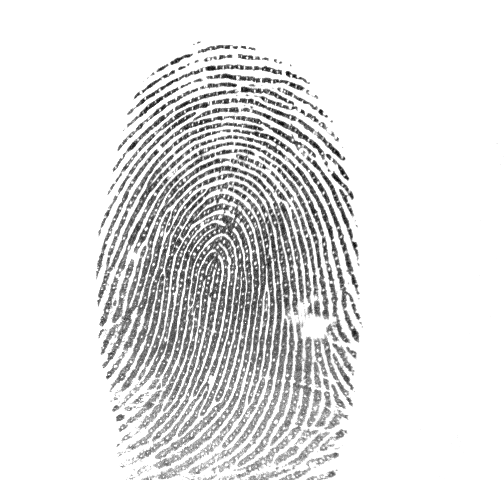
#> input picture images/012_3_1.tif, 504 x 480 px; its folder holds only this picture in this run
$ python -i plots.py   (imports and definitions only)
#> lines starting #> are read from the running program, lines starting #| are printed output that depends on the picture
#> further down, picture is the input picture: shape (480, 504, 3); min 1, max 255, mean 226.3
#!/usr/bin/env python3
# -*- coding: utf-8 -*-
"""
Created on Tue Nov  8 11:50:20 2022

@author: rhysjordan
"""

import numpy as np
import matplotlib.pyplot as plt
import cv2 as cv
import skimage.morphology as morph
from patterns import load_terminations, load_bifurcations

# [134 lines left out: functions check_channels, greyscale, normalisation, block_stack, unblockify, segmentation and 2 more, not called in this run]


def closing(img, size=3):
    """Performs closing operation on a binarized image input. A closing
    operation is comprised of dilation followed by erosion, with the
    aim of removing holes and missing pixels in ridge features. The input
    is inverted such that dilation and erosion is performed on the ridges
    and not the background.
    Args:
        img (arr): binarized image
        size (int, optional): Size of kernel. Defaults to 3.
    Returns:
        arr: Closed image (dilated then eroded)
    """
    img = np.invert(img)
    centre = int(np.ceil(size/2) - 1)
    element = cv.getStructuringElement(cv.MORPH_ELLIPSE, (size, size),
                                    (centre, centre))

    dilated_img = cv.dilate(img, element)
    eroded_image = cv.erode(dilated_img, element)
    final = np.invert(eroded_image)

    return final


def opening(img, size=3):
    """Performs opening operation on a binarized image input. An opening
    operation is comprised of erosion followed by dilation, with the
    aim of removing noise from the image. The input is inverted such
    that dilation and erosion is performed on the ridges and not the
    background.
    Args:
        img (arr): binarized image
        size (int, optional): Size of kernel. Defaults to 3.
    Returns:
        arr: Opened image (eroded then dilated)
    """
#> called with size = 3
    img = np.invert(img)
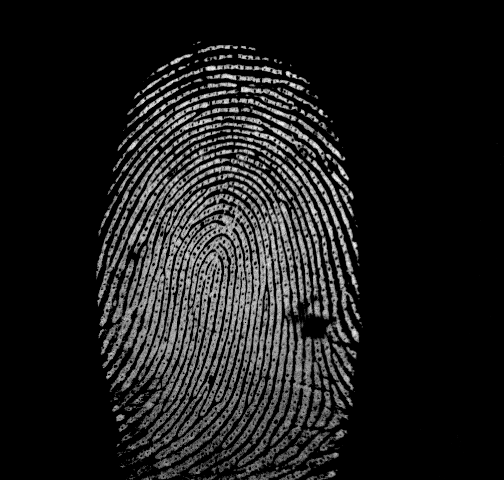
#> img: shape (480, 504, 3); min 0, max 254, mean 28.7
    centre = int(np.ceil(size/2) - 1)
    element = cv.getStructuringElement(cv.MORPH_ELLIPSE, (size, size),
                                    (centre, centre))

    eroded_image = cv.erode(img, element)
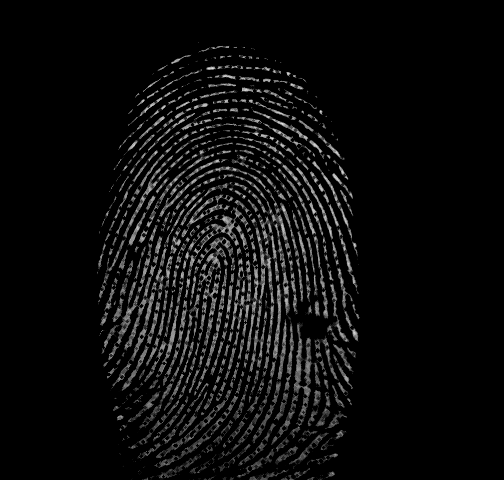
#> eroded_image: shape (480, 504, 3); min 0, max 226, mean 12.6
    dilated_img = cv.dilate(eroded_image, element)
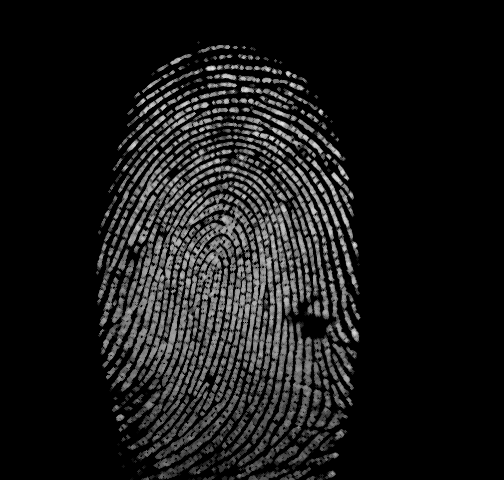
#> dilated_img: shape (480, 504, 3); min 0, max 226, mean 24.4
    final = np.invert(dilated_img)
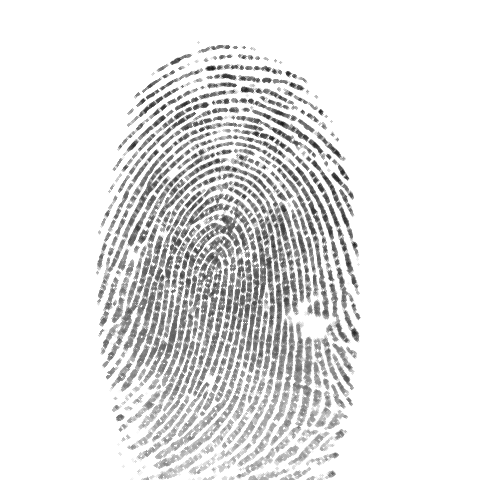
#> final: shape (480, 504, 3); min 29, max 255, mean 230.6

    return final


def smoothing(img, size=3):
    """Performs smoothing operation on a binarized image by first
    opening then closing. This has the combined effect of de-noising
    the image and then removing holes from ridge features.
    Args:
        img (arr): binarized image
    Returns:
        arr: smoothed image (opened then closed)
    """
    final = closing(opening(img))
#> in closing, `dilated_img = cv.dilate(img, element)`:
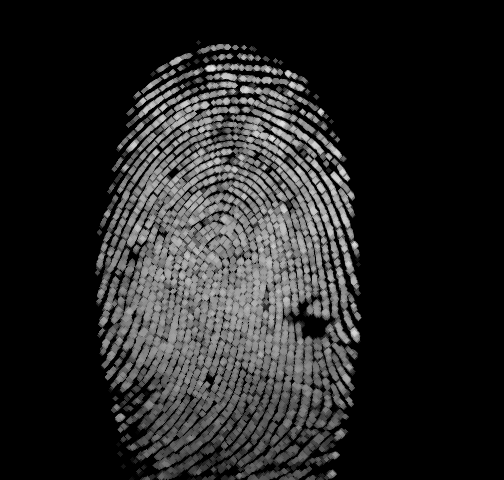
#> dilated_img: shape (480, 504, 3); min 0, max 226, mean 37.2
#> in closing, `eroded_image = cv.erode(dilated_img, element)`:
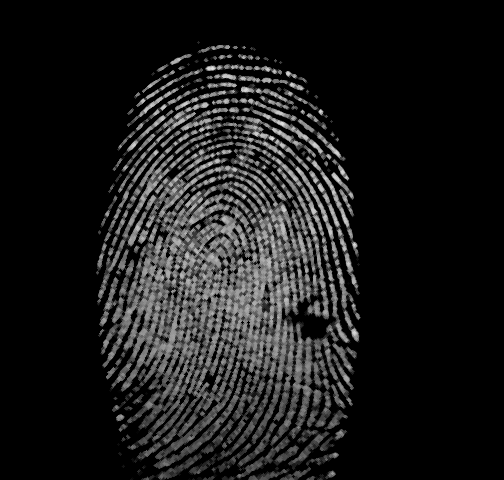
#> eroded_image: shape (480, 504, 3); min 0, max 226, mean 26.6
#> in closing, `final = np.invert(eroded_image)`:
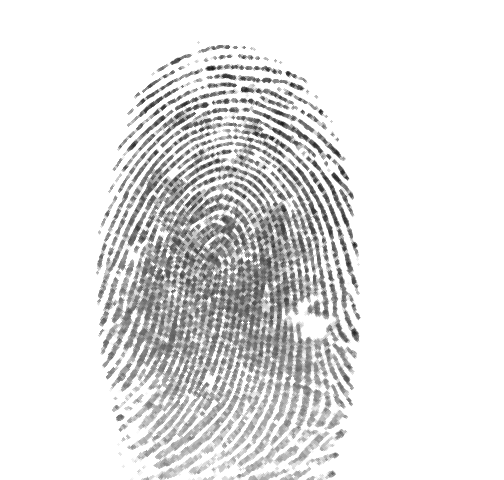
#> final: shape (480, 504, 3); min 29, max 255, mean 228.4

    return final


# [93 lines left out: functions remove_holes, skeletonise, locate_features, highlight_features, not called in this run]


# [1 line not run here, left out]
# [1 line that did not run here, left out]

# [1 line that did not run here, left out]

# [1 line that did not run here, left out]

# [1 line that did not run here, left out]

# [1 line that did not run here, left out]

# [1 line that did not run here, left out]

# [1 line that did not run here, left out]

#identify_terminations(img1_skeletonised)

# Plotting operations
# [6 lines not run here, left out]
# [1 line that did not run here, left out]
# [13 lines not run here, left out]
# [1 line that did not run here, left out]
# [13 lines not run here, left out]
# [1 line that did not run here, left out]
# [39 lines not run here, left out]

>>> import cv2
>>> picture = cv2.imread('images/012_3_1.tif')
>>> result = smoothing(picture)

$ run again, on images/012_3_3.tif
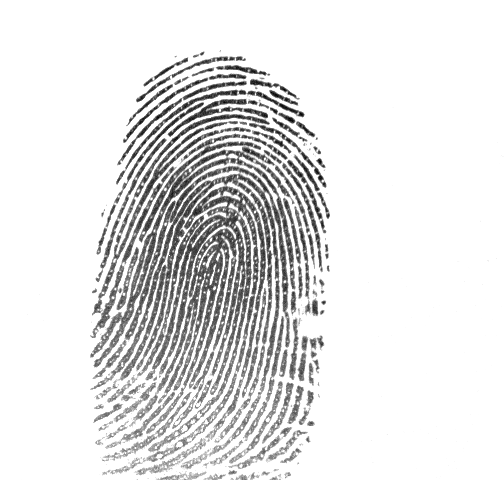
#> input picture images/012_3_3.tif, 504 x 480 px
#> picture is the input picture: shape (480, 504, 3); min 0, max 255, mean 227.7
#> in closing, `eroded_image = cv.erode(dilated_img, element)`:
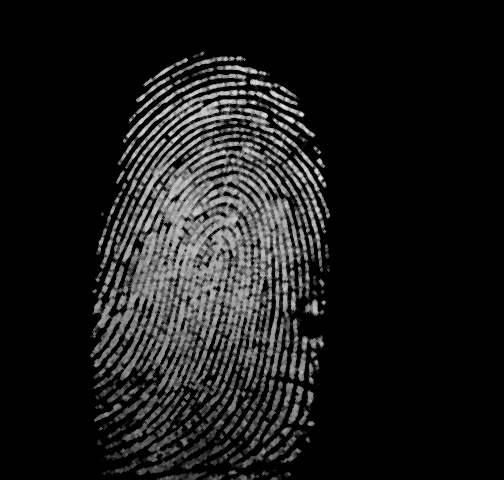
#> eroded_image: shape (480, 504, 3); min 0, max 231, mean 25.9
#> in closing, `final = np.invert(eroded_image)`:
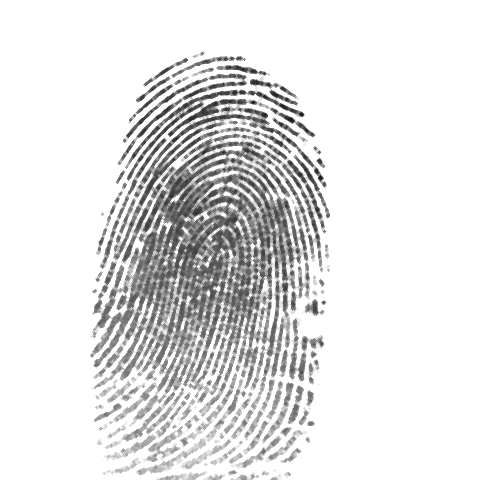
#> final: shape (480, 504, 3); min 24, max 255, mean 229.1
